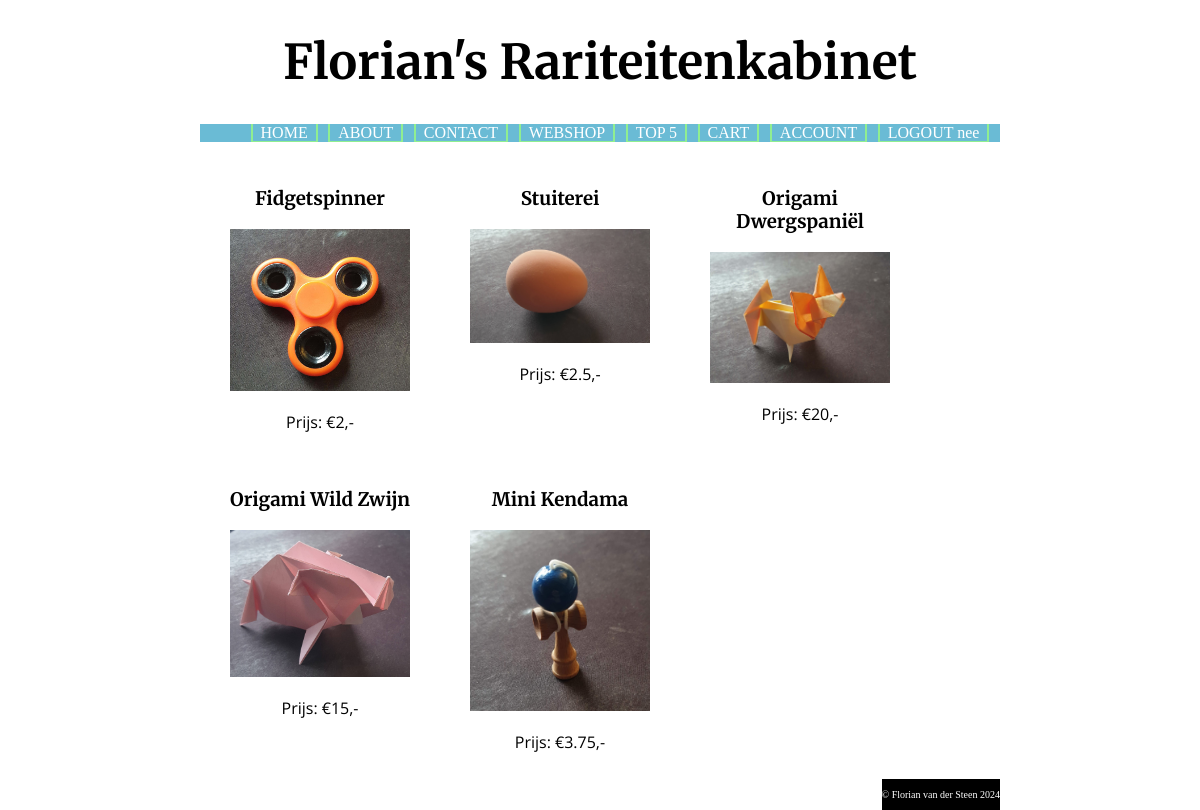
The page /index.php?page=shop&top=5 (signed in) on the database its author committed.
### tables this page shows
CREATE TABLE `products` (
  `id` int(200) NOT NULL,
  `name` varchar(200) NOT NULL,
  `description` varchar(1000) NOT NULL,
  `price` float NOT NULL,
  `fname` varchar(500) NOT NULL
);

### communication.php (called while the page is built, shortened)
<?php
function makeDataBaseConnection() {
    $servername = getenv("MYSQL_FLORIAN_WEBSHOP_HOST");
    $dbname = getenv("MYSQL_FLORIAN_WEBSHOP_DATABASE");
    $username = getenv("MYSQL_FLORIAN_WEBSHOP_USER");
    $password = getenv("MYSQL_FLORIAN_WEBSHOP_PASSWORD");
    $conn = mysqli_connect($servername, $username, $password, $dbname);
    return $conn;
}
function executeDataBaseQuery($query, $conn) {
    $result = mysqli_query($conn, $query);
    return $result;
}
function getTopKProducts($k) {
    $conn = makeDataBaseConnection();
    try {
        $query = "SELECT p.*, SUM(op.count) as total_sold FROM ordersproducts as op
        RIGHT JOIN products as p ON op.product_id = p.id
        LEFT JOIN orders as o ON op.order_id = o.id
        WHERE o.order_date > DATE_SUB(date(CURRENT_DATE), INTERVAL 7 DAY) or o.order_date IS NULL
        GROUP BY p.id
        ORDER BY total_sold DESC
        LIMIT " . $k . ";";
        $result = executeDataBaseQuery($query, $conn);
        while($row = mysqli_fetch_assoc($result)) {
            $products[$row["id"]] = array("id"=> $row["id"], "name"=>$row["name"], "description"=>$row["description"], "price"=>$row["price"], "fname"=>$row["fname"]);
        }
        return ["products" => $products];
    }
    finally {
        mysqli_close($conn);
    }
}

### shop.php (the view, shortened to what this page needs)
<?php
function showShopContent($data) {
    include_once('communication.php');
    if (empty($data["products"])) {
        echo "";
    }
    else if (empty($data["productId"])) {
        showWebshopProducts($data);
    }
    else {
        showProductContent($data);
    }
}
function showWebshopProducts ($data) {
    $products = $data["products"];
    echo '<div class="product-list">';
    foreach($products as $id=>$product) {
        echo '<a class="product" href="index.php?page=shop&detail=' . $id . '"><div class="product">' . PHP_EOL;
        echo '<h3>' . $product["name"] . '</h3>' . PHP_EOL;
        echo '<img src="Images/' . $product["fname"] . '" alt="' . $product["description"] . '">';
        echo '<p>Prijs: &euro;' . $product["price"]  . ',-</p>';
        echo '</div></a>' . PHP_EOL;
    }
    echo '</div>';
}

### CSS/styles.css (style rules this page uses)
body { width: 800px; margin: auto; background-color: white; }
h2, h3, h4 { font-family: "Merriweather", serif; }
.product-list { display: flex; flex-wrap: wrap; align-content: flex-start; }
.product { flex-grow: 0; flex-shrink: 0; flex-basis: calc(30% - 20px); margin: 10px; text-align: center; text-decoration: none; color: black; }
.product img { width: 90%; height: 90%; }
.product p { font-family: "Open Sans", sans-serif; }

### rows shown on the page
products: name "Fidgetspinner", fname (picture), price "2"
products: name "Stuiterei", fname (picture), price "2.5"
products: name "Origami Dwergspaniël", fname (picture), price "20"
products: name "Origami Wild Zwijn", fname (picture), price "15"
products: name "Mini Kendama", fname (picture), price "3.75"

### other values the page prints
$label "HOME"
$label "ABOUT"
$label "CONTACT"
$label "WEBSHOP"
$label "TOP 5"
$label "CART"
$label "ACCOUNT"
$label "LOGOUT nee"
